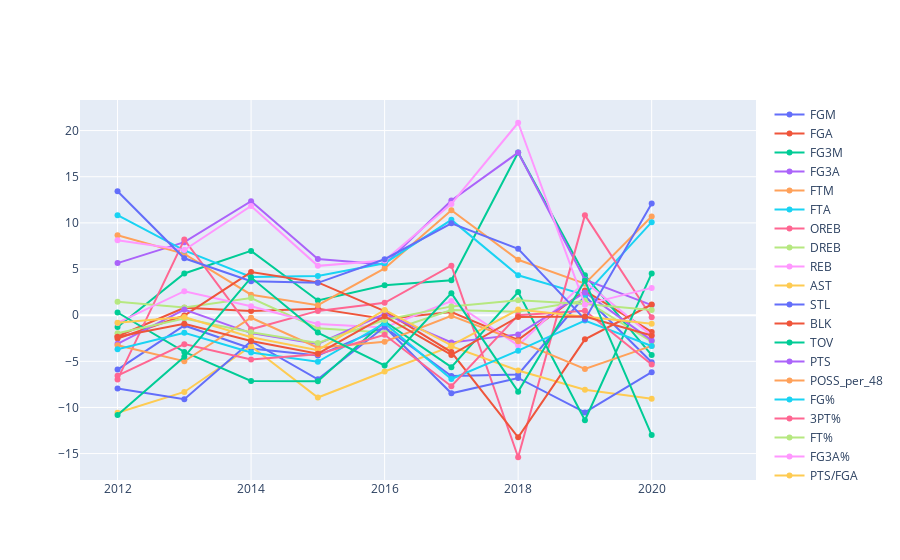

The notebook cell this image was saved under:
### Code cell
fig = go.Figure()
for col in comp_change_df.columns[1:]:
    fig.add_trace(go.Scatter(x=comp_change_df['season_start_year'],
                            y=comp_change_df[col], name=col))
fig.show()
